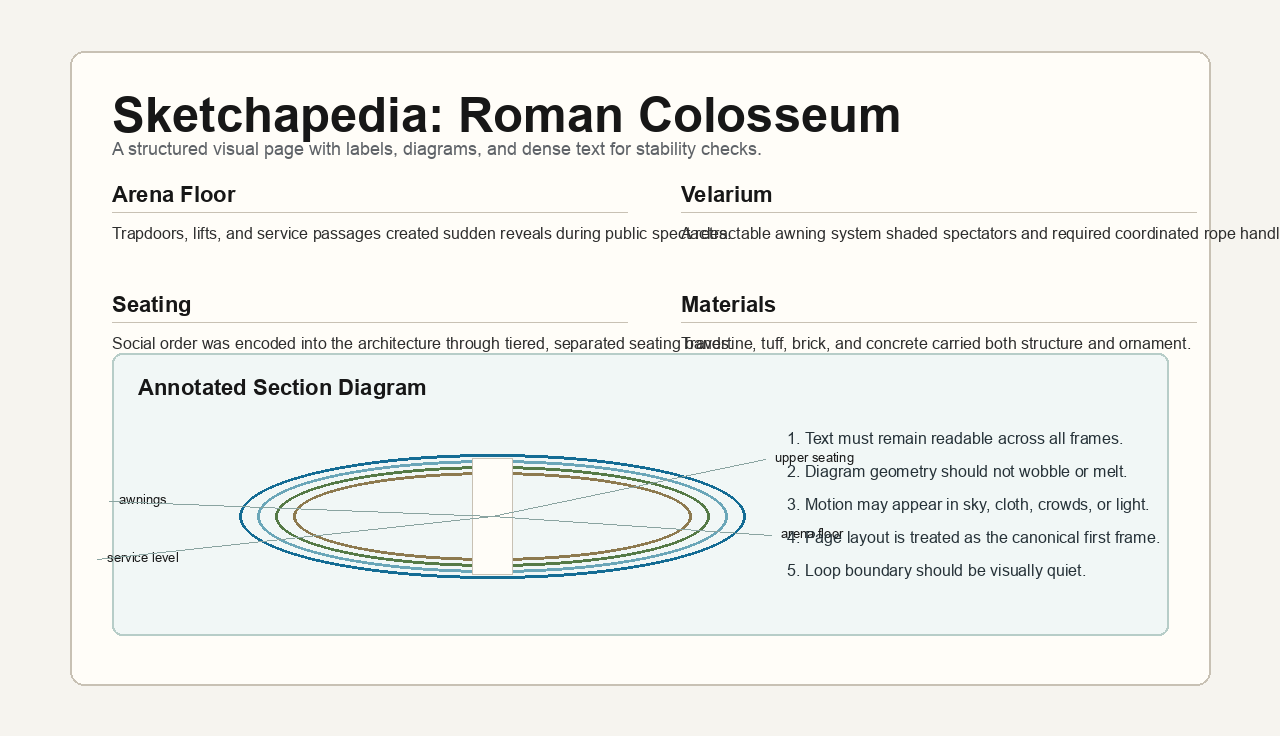
#> input picture fixtures/track-a/text-heavy-page.png, 1280 x 736 px
$ python hybrid_animation.py
#> lines starting #> are read from the running program, lines starting #| are printed output that depends on the picture; after the words box and inside, x2 and y2 are one past the last pixel; in counts of white or black regions, pixels touching at a corner belong together
#!/usr/bin/env python3
from __future__ import annotations

import argparse
import json
import math
import re
import shutil
import subprocess
from datetime import datetime, timezone
from difflib import SequenceMatcher
from pathlib import Path
from time import perf_counter
from typing import Any

import numpy as np
from PIL import Image, ImageDraw, ImageFilter, ImageFont


ROOT = Path(__file__).resolve().parents[2]
DEFAULT_INPUT = ROOT / "fixtures" / "track-a" / "text-heavy-page.png"
OUTPUT_ROOT = ROOT / "outputs" / "track-b"
RESULTS_TSV = ROOT / "docs" / "experiments" / "track-b" / "results.tsv"


# [21 lines left out: functions parse_resolution, git_commit, not called in this run]


def utc_run_id(label: str, width: int, height: int) -> str:
    stamp = datetime.now(timezone.utc).strftime("%Y%m%dT%H%M%SZ")
    slug = re.sub(r"[^a-z0-9]+", "-", label.lower()).strip("-") or "hybrid"
    return f"{stamp}-track-b-hybrid-{slug}-{width}x{height}"


def fit_image(input_path: Path, output_path: Path, size: tuple[int, int]) -> Image.Image:
    width, height = size
    with Image.open(input_path) as source:
        img = source.convert("RGB")
        if img.size == size:
            shutil.copy2(input_path, output_path)
            return img
        scale = min(width / img.width, height / img.height)
        resized = img.resize(
            (max(1, round(img.width * scale)), max(1, round(img.height * scale))),
            Image.Resampling.LANCZOS,
        )
    canvas = Image.new("RGB", (width, height), "#fffdf8")
    x = (width - resized.width) // 2
    y = (height - resized.height) // 2
    canvas.paste(resized, (x, y))
    canvas.save(output_path, "PNG")
    return canvas


def make_protected_mask(
    image: Image.Image,
    dark_threshold: int,
    edge_threshold: float,
    dilate: int,
    blur: float,
) -> tuple[Image.Image, dict[str, float]]:
    gray = np.asarray(image.convert("L"), dtype=np.float32)
    dark = gray < dark_threshold

    gx = np.zeros_like(gray)
    gy = np.zeros_like(gray)
    gx[:, 1:] = np.abs(gray[:, 1:] - gray[:, :-1])
    gy[1:, :] = np.abs(gray[1:, :] - gray[:-1, :])
    edges = np.maximum(gx, gy)
    edge_mask = (edges > edge_threshold) & (gray < 245)
    mask = dark | edge_mask

    raw = Image.fromarray((mask.astype(np.uint8) * 255), mode="L")
    if dilate > 1:
        if dilate % 2 == 0:
            dilate += 1
        raw = raw.filter(ImageFilter.MaxFilter(dilate))
    soft = raw.filter(ImageFilter.GaussianBlur(blur)) if blur > 0 else raw
    stats = {
        "protected_ratio_raw": float(np.mean(mask)),
        "protected_ratio_dilated": float(np.mean(np.asarray(raw, dtype=np.float32) > 0)),
        "protected_ratio_soft_mean": float(np.mean(np.asarray(soft, dtype=np.float32)) / 255.0),
    }
    return soft, stats


def affine_motion(image: Image.Image, phase: float, args: argparse.Namespace) -> Image.Image:
    width, height = image.size
    cx = width / 2.0
    cy = height / 2.0
    pan_x = args.pan_x * math.sin(phase)
    pan_y = args.pan_y * math.sin(2.0 * phase)
    zoom = 1.0 + args.zoom * (0.5 - 0.5 * math.cos(phase))
    inv = 1.0 / zoom
    matrix = (
        inv,
        0.0,
        cx - cx * inv - pan_x,
        0.0,
        inv,
        cy - cy * inv - pan_y,
    )
    return image.transform(image.size, Image.Transform.AFFINE, matrix, resample=Image.Resampling.BICUBIC)


def add_lighting(moving: Image.Image, phase: float, protected_mask: Image.Image, args: argparse.Namespace) -> Image.Image:
    arr = np.asarray(moving, dtype=np.float32)
    height, width = arr.shape[:2]
    y = np.linspace(-1.0, 1.0, height, dtype=np.float32)[:, None]
    x = np.linspace(-1.0, 1.0, width, dtype=np.float32)[None, :]
    pattern = x * 2.2 + y * 1.4
    # Keep endpoints identical in closed-loop mode while still allowing
    # subtle mid-clip motion from lighting.
    wave = np.sin(phase + pattern) - np.sin(pattern)
    ambient = 1.0 + args.ambient * math.sin(phase)
    light = ambient + args.shimmer * wave
    mask = 1.0 - (np.asarray(protected_mask, dtype=np.float32) / 255.0)
    factor = 1.0 + (light - 1.0) * mask
    arr = np.clip(arr * factor[:, :, None], 0, 255)
    return Image.fromarray(arr.astype(np.uint8), mode="RGB")


def render_frames(source: Image.Image, protected_mask: Image.Image, args: argparse.Namespace) -> tuple[list[Image.Image], dict[str, float]]:
    start = perf_counter()
    source_arr = np.asarray(source, dtype=np.float32)
    mask = np.asarray(protected_mask, dtype=np.float32)[:, :, None] / 255.0
    frames: list[Image.Image] = []
    denominator = max(1, args.frames - 1) if args.closed_loop else max(1, args.frames)

    if args.motion_mode in {"lighting-only", "fast-drift"}:
        height, width = source_arr.shape[:2]
        y = np.linspace(-1.0, 1.0, height, dtype=np.float32)[:, None]
        x = np.linspace(-1.0, 1.0, width, dtype=np.float32)[None, :]
        pattern = x * 2.2 + y * 1.4
        unprotected = 1.0 - mask
        pad_x = max(2, math.ceil(abs(args.pan_x)) + 2)
        pad_y = max(2, math.ceil(abs(args.pan_y)) + 2)
        padded = np.pad(source_arr, ((pad_y, pad_y), (pad_x, pad_x), (0, 0)), mode="edge")
        for index in range(args.frames):
            if args.closed_loop and index in {0, args.frames - 1}:
                frames.append(source.copy())
                continue
            phase = 2.0 * math.pi * (index / denominator)
            if args.motion_mode == "fast-drift":
                dx = int(round(args.pan_x * math.sin(phase / 2.0)))
                dy = int(round(args.pan_y * math.sin(phase / 2.0)))
                y0 = pad_y - dy
                x0 = pad_x - dx
                moving_arr = padded[y0 : y0 + height, x0 : x0 + width]
            else:
                moving_arr = source_arr
            wave = np.sin(phase + pattern) - np.sin(pattern)
            ambient = args.ambient * math.sin(phase)
            delta = ambient + args.shimmer * wave
            lit = moving_arr * (1.0 + delta[:, :, None])
            if args.motion_mode == "fast-drift":
                frame = lit
            else:
                frame = source_arr * (1.0 + delta[:, :, None] * unprotected)
            frames.append(Image.fromarray(np.clip(frame, 0, 255).astype(np.uint8), mode="RGB"))
        return frames, {"render_ms": (perf_counter() - start) * 1000}

    for index in range(args.frames):
        if args.closed_loop and index in {0, args.frames - 1}:
            frames.append(source.copy())
            continue
        phase = 2.0 * math.pi * (index / denominator)
        moving = affine_motion(source, phase, args)
        moving = add_lighting(moving, phase, protected_mask, args)
        moving_arr = np.asarray(moving, dtype=np.float32)
        if args.motion_mode == "global-affine":
            frame = moving_arr
        else:
            frame = moving_arr * (1.0 - mask) + source_arr * mask
        frames.append(Image.fromarray(np.clip(frame, 0, 255).astype(np.uint8), mode="RGB"))
    return frames, {"render_ms": (perf_counter() - start) * 1000}


def encode_frames(frames: list[Image.Image], output_path: Path, fps: int, preset: str, crf: int) -> float:
    width, height = frames[0].size
    cmd = [
        "ffmpeg",
        "-hide_banner",
        "-loglevel",
        "error",
        "-y",
        "-f",
        "rawvideo",
        "-pix_fmt",
        "rgb24",
        "-s",
        f"{width}x{height}",
        "-r",
        str(fps),
        "-i",
        "pipe:0",
        "-frames:v",
        str(len(frames)),
        "-an",
        "-c:v",
        "libx264",
        "-crf",
        str(crf),
        "-preset",
        preset,
        "-tune",
        "zerolatency",
        "-pix_fmt",
        "yuv420p",
        "-movflags",
        "+faststart",
        str(output_path),
    ]
    start = perf_counter()
    proc = subprocess.Popen(cmd, stdin=subprocess.PIPE, stderr=subprocess.PIPE)
    assert proc.stdin is not None
    try:
        for frame in frames:
            proc.stdin.write(frame.convert("RGB").tobytes())
        proc.stdin.close()
        stderr = proc.stderr.read().decode("utf-8", errors="replace") if proc.stderr else ""
        return_code = proc.wait()
    finally:
        if proc.poll() is None:
            proc.kill()
    encode_ms = (perf_counter() - start) * 1000
    if return_code != 0:
        raise RuntimeError(f"ffmpeg failed with code {return_code}: {stderr}")
    return encode_ms


# [277 lines left out: functions encode_ffmpeg_drift, probe_video, extract_frame, normalize_text, ocr, image_similarity and 5 more, not called in this run]


def build_parser() -> argparse.ArgumentParser:
    parser = argparse.ArgumentParser(description="Track B deterministic hybrid page animation benchmark.")
    parser.add_argument("--input", type=Path, default=DEFAULT_INPUT)
    parser.add_argument("--label", default="page-hybrid")
    parser.add_argument("--resolution", type=parse_resolution, default=(960, 544))
    parser.add_argument("--frames", type=int, default=33)
    parser.add_argument("--fps", type=int, default=24)
    parser.add_argument("--output-root", type=Path, default=OUTPUT_ROOT)
    parser.add_argument("--append-results", action="store_true")
    parser.add_argument("--results-tsv", type=Path, default=RESULTS_TSV)
    parser.add_argument(
        "--reuse-input",
        action="store_true",
        help="Use an already-prepared input at the requested resolution instead of copying it into the run directory.",
    )
    parser.add_argument(
        "--skip-mask",
        action="store_true",
        help="Use an empty mask artifact. Useful for global ffmpeg-drift timing where no protected mask is required.",
    )
    parser.add_argument("--encode-preset", default="ultrafast")
    parser.add_argument("--crf", type=int, default=16)
    parser.add_argument(
        "--motion-mode",
        choices=["masked-affine", "lighting-only", "global-affine", "fast-drift", "ffmpeg-drift"],
        default="masked-affine",
    )
    parser.add_argument("--dark-threshold", type=int, default=125)
    parser.add_argument("--edge-threshold", type=float, default=24.0)
    parser.add_argument("--mask-dilate", type=int, default=5)
    parser.add_argument("--mask-blur", type=float, default=1.25)
    parser.add_argument("--pan-x", type=float, default=3.5)
    parser.add_argument("--pan-y", type=float, default=2.0)
    parser.add_argument("--zoom", type=float, default=0.012)
    parser.add_argument("--ambient", type=float, default=0.006)
    parser.add_argument("--shimmer", type=float, default=0.012)
    parser.add_argument("--drift-fill", choices=["pad", "overscan"], default="pad")
    parser.add_argument("--closed-loop", action=argparse.BooleanOptionalAction, default=True)
    parser.add_argument("--min-text-score", type=float, default=0.85)
    parser.add_argument("--min-layout-score", type=float, default=0.94)
    parser.add_argument("--min-motion-score", type=float, default=0.004)
    parser.add_argument("--max-loop-error", type=float, default=0.030)
    parser.add_argument(
        "--latency-target-ms",
        type=float,
        default=None,
        help="Latency gate. Defaults to generated video duration in milliseconds.",
    )
    parser.add_argument("--skip-text-gate", action="store_true")
    parser.add_argument("--skip-ocr", action="store_true")
    return parser


def main() -> int:
    args = build_parser().parse_args()
    if not args.input.exists():
        raise SystemExit(f"Input image does not exist: {args.input}")
    width, height = args.resolution
    run_id = utc_run_id(args.label, width, height)
    run_dir = args.output_root / run_id
    run_dir.mkdir(parents=True, exist_ok=True)
    input_path = args.input if args.reuse_input else run_dir / "input.png"
    mask_path = run_dir / "protected-mask.png"
    output_video = run_dir / "output.mp4"
    metrics_path = run_dir / "metrics.json"

    wall_start = perf_counter()
    prep_start = perf_counter()
    source: Image.Image | None
    if args.reuse_input:
        with Image.open(args.input) as prepared:
            if prepared.size != (width, height):
                raise SystemExit(
                    f"--reuse-input requires an input matching --resolution: "
                    f"{prepared.size[0]}x{prepared.size[1]} != {width}x{height}"
                )
            source = None if args.skip_mask and args.motion_mode == "ffmpeg-drift" else prepared.convert("RGB")
    else:
        source = fit_image(args.input, input_path, (width, height))
#> in fit_image, source is the input picture: PIL image 1280x736 RGB; mean R, G, B 238.6, 239.7, 236
    preprocess_ms = (perf_counter() - prep_start) * 1000

    mask_start = perf_counter()
    if args.skip_mask:
        protected_mask = Image.new("L", (width, height), 0)
        mask_stats = {
            "protected_ratio_raw": 0.0,
            "protected_ratio_dilated": 0.0,
            "protected_ratio_soft_mean": 0.0,
        }
    else:
        if source is None:
            with Image.open(input_path) as prepared:
                source = prepared.convert("RGB")
        protected_mask, mask_stats = make_protected_mask(
            source,
            dark_threshold=args.dark_threshold,
            edge_threshold=args.edge_threshold,
            dilate=args.mask_dilate,
            blur=args.mask_blur,
        )
#> in make_protected_mask, `dark = gray < dark_threshold`:
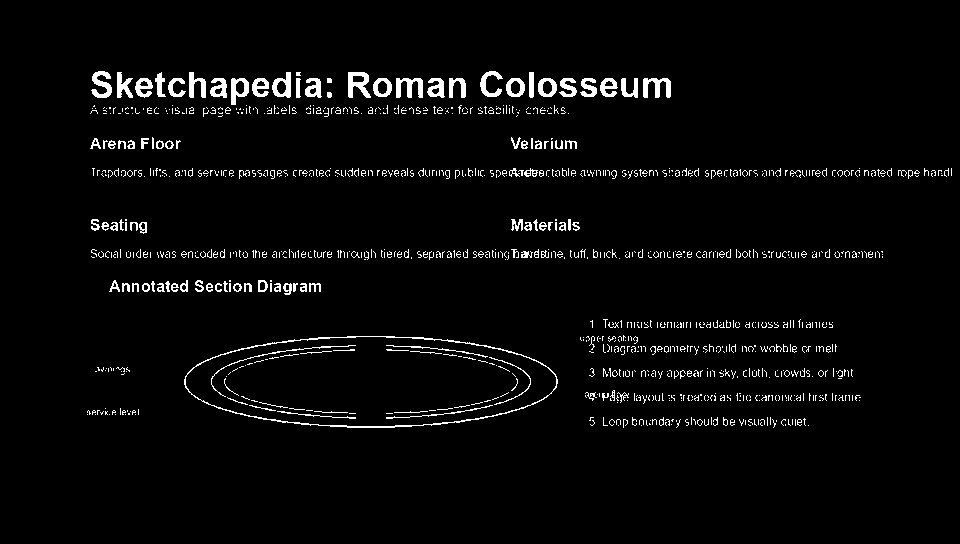
#> dark: shape (544, 960) bool; 3.4% white; 1062 white regions (937 under 20 px), largest, box (x1, y1, x2, y2) and area: (184, 336, 558, 428) 1213, (348, 72, 371, 98) 349, (643, 78, 671, 98) 330
#> in make_protected_mask, `edges = np.maximum(gx, gy)`:
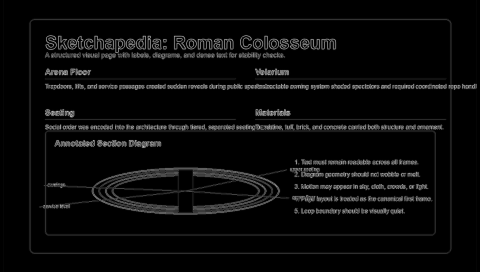
#> edges: shape (544, 960) float32 (shown at 1/2 size); min 0, max 247, mean 10.5
#> in make_protected_mask, `edge_mask = (edges > edge_threshold) & (gray < 245)`:
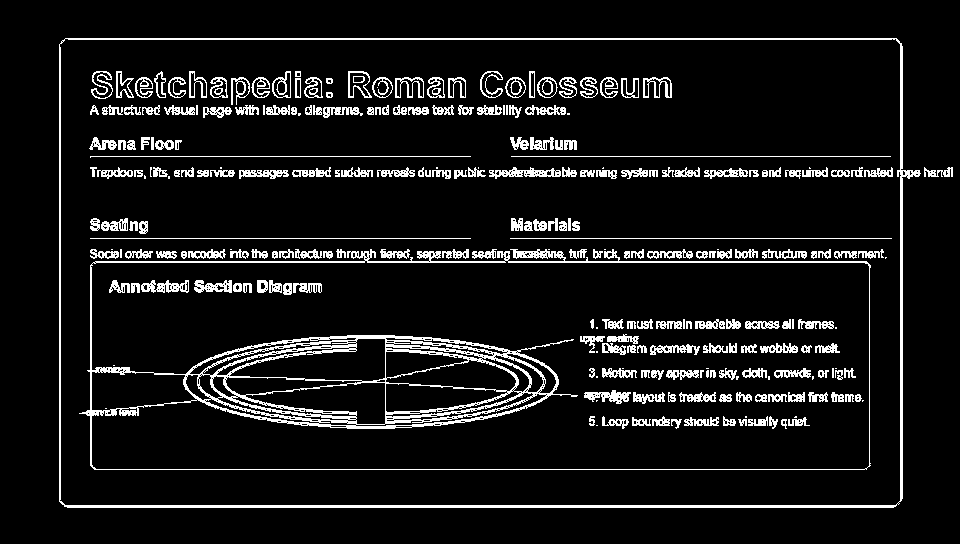
#> edge_mask: shape (544, 960) bool; 8.8% white in thin lines or dots, all inside (x1, y1, x2, y2) = (59, 38, 953, 508)
#> in make_protected_mask, `soft = raw.filter(ImageFilter.GaussianBlur(blur)) if blur > 0 else raw`:
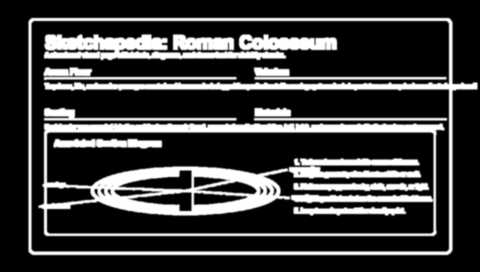
#> soft: PIL image 960x544 L (shown at 1/2 size); min 0, max 255, mean 58.5
#> in make_protected_mask, `stats = { "protected_ratio_raw": float(np.mean(mask)), "protected_rati..`: stats = {'protected_ratio_raw': 0.0955, 'protected_ratio_dilated': 0.229, 'protected_ratio_soft_mean': 0.229}
#> mask_stats has the same summary as stats in make_protected_mask
    protected_mask.save(mask_path, "PNG")
    mask_ms = (perf_counter() - mask_start) * 1000

    if args.motion_mode == "ffmpeg-drift":
        render_timings = {"render_ms": 0.0}
        encode_ms = encode_ffmpeg_drift(input_path, output_video, args)
    else:
        if source is None:
            with Image.open(input_path) as prepared:
                source = prepared.convert("RGB")
        frames, render_timings = render_frames(source, protected_mask, args)
#> the loop in render_frames, `for index in range(args.frames):` made 33 passes
#> pass 2, in add_lighting, `factor = 1.0 + (light - 1.0) * mask`:
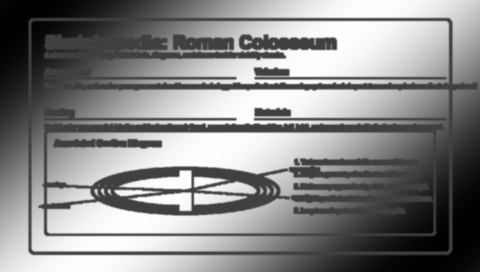
#> factor: shape (544, 960) float32 (shown at 1/2 size); min 0.999, max 1, mean 1; drawn with min black and max white
#> after the loop in render_frames, `for index in range(args.frames):`: frames = 33 items
#> frames = 33 items; render_timings = {'render_ms': 2502.3}
        frames[min(len(frames) // 2, len(frames) - 1)].save(run_dir / "preview.jpg", "JPEG", quality=90)
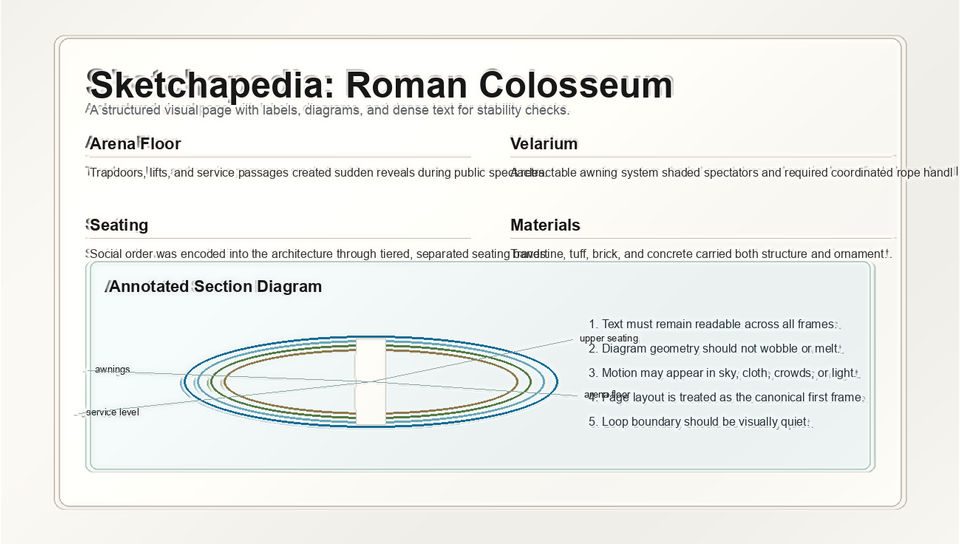
#> saved as preview.jpg: PIL image 960x544 RGB; mean R, G, B 236.6, 238, 234.6
        encode_ms = encode_frames(frames, output_video, args.fps, args.encode_preset, args.crf)
#> in encode_frames, `cmd = [ "ffmpeg", "-hide_banner", "-loglevel", "error", "-y", "-f", "r..`: cmd = 31 items, first 6: 'ffmpeg', '-hide_banner', '-loglevel', 'error', '-y', '-f'
    wall_time_ms = (perf_counter() - wall_start) * 1000

    probe = probe_video(output_video)
    quality = evaluate_video(input_path, output_video, run_dir, mask_path, probe, skip_ocr=args.skip_ocr)
    if args.motion_mode == "ffmpeg-drift":
        with Image.open(run_dir / "frame-mid.png") as preview:
            preview.convert("RGB").save(run_dir / "preview.jpg", "JPEG", quality=90)
    latency_target_ms = args.latency_target_ms
    if latency_target_ms is None:
        latency_target_ms = (args.frames / args.fps) * 1000.0
    latency_ok = wall_time_ms <= latency_target_ms
    text_ok = args.skip_text_gate or quality["text_score"] >= args.min_text_score
    layout_ok = quality["layout_score"] >= args.min_layout_score
    motion_ok = quality["motion_score"] >= args.min_motion_score
    loop_ok = quality["loop_error"] <= args.max_loop_error
    status = "pass" if latency_ok and text_ok and layout_ok and motion_ok and loop_ok else "quality_fail"
    if not latency_ok:
        status = "latency_fail"

    metrics = {
        "run_id": run_id,
        "commit": git_commit(),
        "track": "B",
        "recipe": "deterministic_masked_parallax",
        "input_source": str(args.input),
        "input_resolution": f"{width}x{height}",
        "output_resolution": f"{width}x{height}",
        "frames": args.frames,
        "fps": args.fps,
        "wall_time_ms": wall_time_ms,
        "preprocess_ms": preprocess_ms,
        "mask_ms": mask_ms,
        "render_ms": render_timings["render_ms"],
        "model_ms": 0.0,
        "decode_or_composite_ms": render_timings["render_ms"],
        "encode_ms": encode_ms,
        "effective_generated_fps": args.frames / (wall_time_ms / 1000),
        "status": status,
        "description": "Track B deterministic masked parallax hybrid animation",
        "motion_params": {
            "motion_mode": args.motion_mode,
            "pan_x": args.pan_x,
            "pan_y": args.pan_y,
            "zoom": args.zoom,
            "ambient": args.ambient,
            "shimmer": args.shimmer,
            "drift_fill": args.drift_fill,
            "closed_loop": args.closed_loop,
        },
        "mask_params": {
            "dark_threshold": args.dark_threshold,
            "edge_threshold": args.edge_threshold,
            "mask_dilate": args.mask_dilate,
            "mask_blur": args.mask_blur,
        },
        "mask_stats": mask_stats,
        "gates": {
            "latency_ok": latency_ok,
            "latency_target_ms": latency_target_ms,
            "text_ok": text_ok,
            "layout_ok": layout_ok,
            "motion_ok": motion_ok,
            "loop_ok": loop_ok,
            "skip_text_gate": args.skip_text_gate,
            "min_text_score": args.min_text_score,
            "min_layout_score": args.min_layout_score,
            "min_motion_score": args.min_motion_score,
            "max_loop_error": args.max_loop_error,
        },
        "quality": {
            "text_score": quality["text_score"],
            "layout_score": quality["layout_score"],
            "motion_score": quality["motion_score"],
            "loop_error": quality["loop_error"],
        },
        "video_probe": probe,
        "artifacts": {
            "input": str(input_path),
            "output": str(output_video),
            "preview": str(run_dir / "preview.jpg"),
            "mask": str(mask_path),
            "contact_sheet": str(run_dir / "contact-sheet.jpg"),
            "quality": str(run_dir / "quality.json"),
            "metrics": str(metrics_path),
        },
    }
    metrics_path.write_text(json.dumps(metrics, indent=2) + "\n", encoding="utf-8")
    if args.append_results:
        append_results(args.results_tsv, metrics, quality)
    print(json.dumps({"run_id": run_id, "status": status, "wall_time_ms": wall_time_ms, "output": str(output_video)}, indent=2))
    return 0


if __name__ == "__main__":
#> (the run stopped early here; a loop or call above may not have finished)
